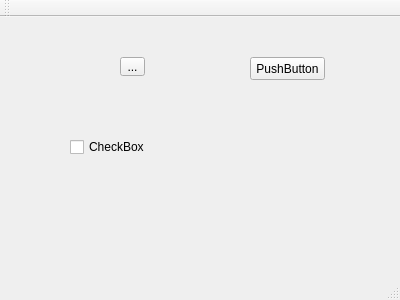
<?xml version="1.0" encoding="UTF-8"?>
<ui version="4.0">
 <class>ATOassignmentMainWindow</class>
 <widget class="QMainWindow" name="ATOassignmentMainWindow">
  <property name="geometry">
   <rect>
    <x>0</x>
    <y>0</y>
    <width>400</width>
    <height>300</height>
   </rect>
  </property>
  <property name="windowTitle">
   <string>ATOassignmentMainWindow</string>
  </property>
  <widget class="QWidget" name="centralWidget">
   <widget class="QPushButton" name="pushButton">
    <property name="geometry">
     <rect>
      <x>250</x>
      <y>40</y>
      <width>75</width>
      <height>23</height>
     </rect>
    </property>
    <property name="text">
     <string>PushButton</string>
    </property>
   </widget>
   <widget class="QToolButton" name="toolButton">
    <property name="geometry">
     <rect>
      <x>120</x>
      <y>40</y>
      <width>25</width>
      <height>19</height>
     </rect>
    </property>
    <property name="text">
     <string>...</string>
    </property>
   </widget>
   <widget class="QCheckBox" name="checkBox">
    <property name="geometry">
     <rect>
      <x>70</x>
      <y>120</y>
      <width>81</width>
      <height>20</height>
     </rect>
    </property>
    <property name="text">
     <string>CheckBox</string>
    </property>
   </widget>
  </widget>
  <widget class="QMenuBar" name="menuBar">
   <property name="geometry">
    <rect>
     <x>0</x>
     <y>0</y>
     <width>400</width>
     <height>26</height>
    </rect>
   </property>
  </widget>
  <widget class="QToolBar" name="mainToolBar">
   <attribute name="toolBarArea">
    <enum>TopToolBarArea</enum>
   </attribute>
   <attribute name="toolBarBreak">
    <bool>false</bool>
   </attribute>
  </widget>
  <widget class="QStatusBar" name="statusBar"/>
 </widget>
 <layoutdefault spacing="6" margin="11"/>
 <resources/>
 <connections/>
</ui>
